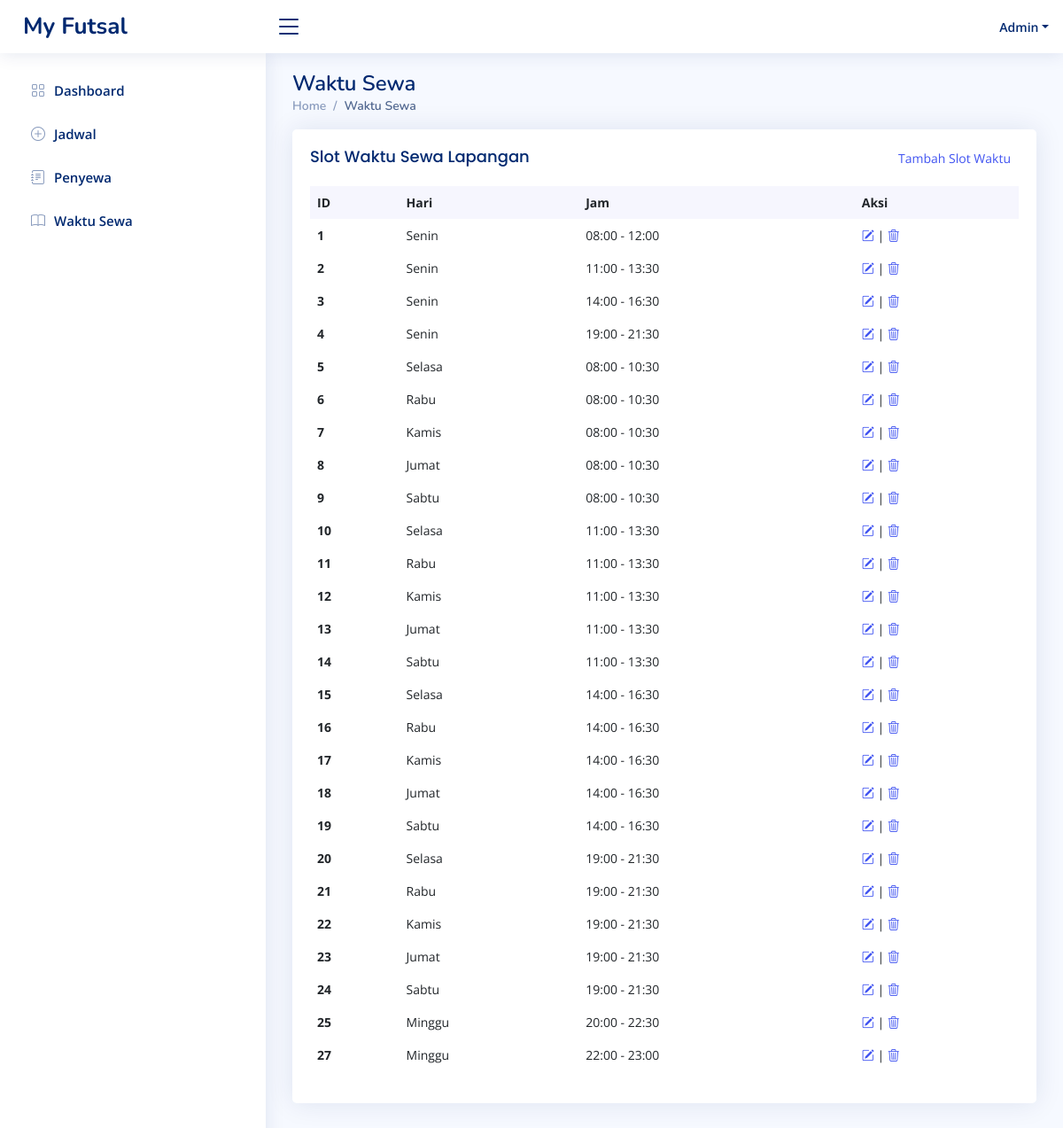
The app's page /index.php/admin/view_waktu_sewa with its own data.
### tables this page shows
CREATE TABLE `waktu_sewa` (
  `id_waktu_sewa` int(255) NOT NULL,
  `nama_hari` varchar(255) NOT NULL,
  `jam` varchar(255) NOT NULL
);

### application/controllers/Admin.php (called while the page is built, shortened)
<?php
class Admin extends CI_Controller {
	public function __construct()
	{
		$this->load->model('akun_model');
		$this->load->model('crud_model');
	}
	public function view_waktu_sewa()
	{
		$data['array_waktu_sewa'] = $this->crud_model->mengambil_data('waktu_sewa');
		$this->load->view('admin_view_waktu_sewa',$data);
	}
}

### index.php (called while the page is built, shortened)
<?php
require_once BASEPATH.'core/CodeIgniter.php';

### application/models/Crud_model.php (called while the page is built, shortened)
<?php
class Crud_model extends CI_Model{
	public function mengambil_data($nama_tabel)
	{
		$this->db->select('*');
		$this->db->from($nama_tabel);
		$query = $this->db->get();
		return $query->result();
	}
}

### application/views/admin_view_waktu_sewa.php (the view, shortened to what this page needs)
<!DOCTYPE html>
<html lang="en">
<head>
  <link href="<?=base_url()?>css/bootstrap.min.css" rel="stylesheet">
  <link href="<?=base_url()?>css/niceadmin.css" rel="stylesheet">
  <link href="<?=base_url()?>css/bootstrap-icons/bootstrap-icons.css" rel="stylesheet">
  <link href="<?=base_url()?>css/boxicons/css/boxicons.min.css" rel="stylesheet">
  <link href="<?=base_url()?>css/quill/quill.snow.css" rel="stylesheet">
  <link href="<?=base_url()?>css/quill/quill.bubble.css" rel="stylesheet">
  <link href="<?=base_url()?>css/remixicon/remixicon.css" rel="stylesheet">
  <link href="<?=base_url()?>css/simple-datatables/style.css" rel="stylesheet">
</head>
<body>
  <main id="main" class="main">
    <div class="pagetitle">
      <h1>Waktu Sewa</h1>
      <nav>
        <ol class="breadcrumb">
          <li class="breadcrumb-item"><a href="<?=site_url('admin')?>">Home</a></li>
          <li class="breadcrumb-item active">Waktu Sewa </li>
        </ol>
      </nav>
    </div>
    <section class="section dashboard">
              <div class="card recent-sales overflow-auto">
                <div class="card-body">
                  <div class="d-flex justify-content-between">
					<h5 class="card-title">Slot Waktu Sewa Lapangan</h5>
					<button class="btn btn-sm text-primary"><a href="<?=site_url('admin/add_waktu_sewa')?>">Tambah Slot Waktu</a></button>
				  </div>
                  <table class="table table-borderless datatable">
                    <thead>
                      <tr>
                        <th scope="col">ID</th>
                        <th scope="col">Hari</th>
                        <th scope="col">Jam</th>
                        <th scope="col">Aksi</th>
                      </tr>
                    </thead>
                    <tbody>
<?php foreach($array_waktu_sewa as $waktu_sewa): ?>
                      <tr>
                        <th scope="row"><?=$waktu_sewa->id_waktu_sewa?></th>
                        <td><?=$waktu_sewa->nama_hari?></td>
                        <td><?=$waktu_sewa->jam?></td>
                        <td><a href="<?=site_url('admin/edit_waktu_sewa/'.$waktu_sewa->id_waktu_sewa)?>"><i class="bi bi-pencil-square"></i></a> | <a href="<?=site_url('admin/hapus_waktu_sewa/'.$waktu_sewa->id_waktu_sewa)?>"><i class="bi bi-trash3"></i></a> </td>
                      </tr>
<?php endforeach; ?>
                    </tbody>
                  </table>
                </div>
              </div>
	</section>
  </main>
</body>
</html>

### css/niceadmin.css (style rules this page uses)
:root { scroll-behavior: smooth; }
body { font-family: "Open Sans", sans-serif; background: #f6f9ff; color: #444444; }
a { color: #4154f1; text-decoration: none; }
h1, h2, h3, h4, h5, h6 { font-family: "Nunito", sans-serif; }
#main { margin-top: 60px; padding: 20px 30px; transition: all 0.3s; }
.pagetitle { margin-bottom: 10px; }
.pagetitle h1 { font-size: 24px; margin-bottom: 0; font-weight: 600; color: #012970; }
.card { margin-bottom: 30px; border: none; border-radius: 5px; box-shadow: 0px 0 30px rgba(1, 41, 112, 0.1); }
.card-title { padding: 20px 0 15px 0; font-size: 18px; font-weight: 500; color: #012970; font-family: "Poppins", sans-serif; }
.card-body { padding: 0 20px 20px 20px; }
.breadcrumb { font-size: 14px; font-family: "Nunito", sans-serif; color: #899bbd; font-weight: 600; }
.breadcrumb a { color: #899bbd; transition: 0.3s; }
.breadcrumb .breadcrumb-item::before { color: #899bbd; }
.breadcrumb .active { color: #51678f; font-weight: 600; }
@media (min-width: 1200px) { #main, #footer { margin-left: 300px; } }
.dashboard .recent-sales { font-size: 14px; }
.dashboard .recent-sales .table thead { background: #f6f6fe; }
.dashboard .recent-sales .table thead th { border: 0; }

### records on screen
waktu_sewa: id_waktu_sewa "1", nama_hari "Senin", jam "08:00 - 12:00"
waktu_sewa: id_waktu_sewa "2", nama_hari "Senin", jam "11:00 - 13:30"
waktu_sewa: id_waktu_sewa "3", nama_hari "Senin", jam "14:00 - 16:30"
waktu_sewa: id_waktu_sewa "4", nama_hari "Senin", jam "19:00 - 21:30"
waktu_sewa: id_waktu_sewa "5", nama_hari "Selasa", jam "08:00 - 10:30"
waktu_sewa: id_waktu_sewa "6", nama_hari "Rabu", jam "08:00 - 10:30"
waktu_sewa: id_waktu_sewa "7", nama_hari "Kamis", jam "08:00 - 10:30"
waktu_sewa: id_waktu_sewa "8", nama_hari "Jumat", jam "08:00 - 10:30"
waktu_sewa: id_waktu_sewa "9", nama_hari "Sabtu", jam "08:00 - 10:30"
waktu_sewa: id_waktu_sewa "10", nama_hari "Selasa", jam "11:00 - 13:30"
waktu_sewa: id_waktu_sewa "11", nama_hari "Rabu", jam "11:00 - 13:30"
waktu_sewa: id_waktu_sewa "12", nama_hari "Kamis", jam "11:00 - 13:30"
waktu_sewa: id_waktu_sewa "13", nama_hari "Jumat", jam "11:00 - 13:30"
waktu_sewa: id_waktu_sewa "14", nama_hari "Sabtu", jam "11:00 - 13:30"
waktu_sewa: id_waktu_sewa "15", nama_hari "Selasa", jam "14:00 - 16:30"
waktu_sewa: id_waktu_sewa "16", nama_hari "Rabu", jam "14:00 - 16:30"
waktu_sewa: id_waktu_sewa "17", nama_hari "Kamis", jam "14:00 - 16:30"
waktu_sewa: id_waktu_sewa "18", nama_hari "Jumat", jam "14:00 - 16:30"
waktu_sewa: id_waktu_sewa "19", nama_hari "Sabtu", jam "14:00 - 16:30"
waktu_sewa: id_waktu_sewa "20", nama_hari "Selasa", jam "19:00 - 21:30"
waktu_sewa: id_waktu_sewa "21", nama_hari "Rabu", jam "19:00 - 21:30"
waktu_sewa: id_waktu_sewa "22", nama_hari "Kamis", jam "19:00 - 21:30"
waktu_sewa: id_waktu_sewa "23", nama_hari "Jumat", jam "19:00 - 21:30"
waktu_sewa: id_waktu_sewa "24", nama_hari "Sabtu", jam "19:00 - 21:30"
waktu_sewa: id_waktu_sewa "25", nama_hari "Minggu", jam "20:00 - 22:30"
waktu_sewa: id_waktu_sewa "27", nama_hari "Minggu", jam "22:00 - 23:00"
